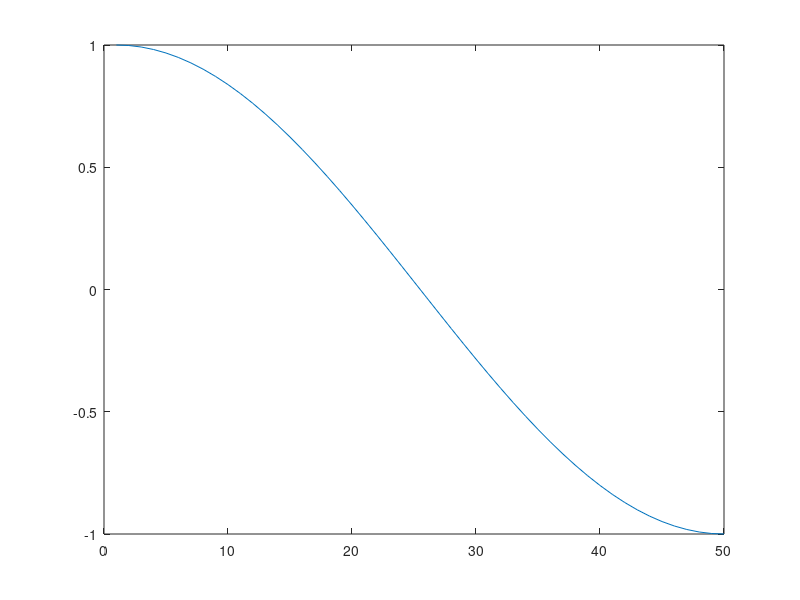

Reproduce this figure in MATLAB.
x = zeros (1,50);
x(1)  = 1;
x(50) = -1;

%plot(x,'ro');

x1 = 1;
x3 = length(x);

y1 = x(1);
y3 = x(length(x));

amax = 50;
ymax = max(y1,y3);
ymin = min(y1,y3);

if y1>y3
    xmax = x1;
    xmin = x3;
else
    xmax = x3;
    xmin = x1;
end 

%%%%%%%%%%%%%%%%%%%%%%%%%%%%%%%%%%%%%%%%%%%
% We need
% cos (W*Xmax + phi) = Ymax
%   W*Xmax + Phi = acos (Ymax)
%   W = (acos(Ymax) - Phi)/Xmax
%
% cos (W*Xmin + phi) = Ymin
%   W*Xmin + Phi = acos(Ymin)
%   Phi = (acos(Ymin) - W*Xmin)
%
% >> W  = (acos(Ymax) - (acos(Ymin) - W*Xmin))/Xmax
%       = (acos(Ymax) - acos(Ymin) + W*Xmin)/Xmax
%       = acos(Ymax)/Xmax - acos(Ymin)/Xmax + W* Xmin/Xmax
%    W - W*Xmin/Xmax = acos(Ymax)/Xmax - acos(Ymin)/Xmax
%    W * (1 - Xmin/Xmax) = acos(Ymax)/Xmax - acos(Ymin)/Xmax
%    W = ((acos(Ymax)/Xmax) - (acos(Ymin)/Xmax)) /(1 - Xmin/Xmax)

w = ((acos(ymax)/xmax) - (acos(ymin)/xmax)) /(1 - xmin/xmax)
phi = (acos(ymin) - w*xmin)

for i=2:length(x)-1
  x(i) = cos (w*i + phi);
end

plot(x);


